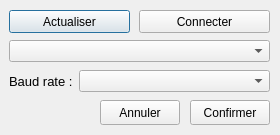
<?xml version="1.0" encoding="UTF-8"?>
<ui version="4.0">
 <class>SetupSerialDialog</class>
 <widget class="QDialog" name="SetupSerialDialog">
  <property name="geometry">
   <rect>
    <x>0</x>
    <y>0</y>
    <width>280</width>
    <height>135</height>
   </rect>
  </property>
  <property name="windowTitle">
   <string>Dialog</string>
  </property>
  <widget class="QComboBox" name="cbListBaudRate">
   <property name="geometry">
    <rect>
     <x>79</x>
     <y>70</y>
     <width>191</width>
     <height>22</height>
    </rect>
   </property>
   <property name="palette">
    <palette>
     <active>
      <colorrole role="WindowText">
       <brush brushstyle="SolidPattern">
        <color alpha="255">
         <red>0</red>
         <green>0</green>
         <blue>0</blue>
        </color>
       </brush>
      </colorrole>
     </active>
     <inactive>
      <colorrole role="WindowText">
       <brush brushstyle="SolidPattern">
        <color alpha="255">
         <red>0</red>
         <green>0</green>
         <blue>0</blue>
        </color>
       </brush>
      </colorrole>
     </inactive>
     <disabled>
      <colorrole role="WindowText">
       <brush brushstyle="SolidPattern">
        <color alpha="255">
         <red>120</red>
         <green>120</green>
         <blue>120</blue>
        </color>
       </brush>
      </colorrole>
     </disabled>
    </palette>
   </property>
  </widget>
  <widget class="QComboBox" name="cbListPortSerie">
   <property name="geometry">
    <rect>
     <x>9</x>
     <y>40</y>
     <width>261</width>
     <height>22</height>
    </rect>
   </property>
   <property name="palette">
    <palette>
     <active>
      <colorrole role="WindowText">
       <brush brushstyle="SolidPattern">
        <color alpha="255">
         <red>0</red>
         <green>0</green>
         <blue>0</blue>
        </color>
       </brush>
      </colorrole>
     </active>
     <inactive>
      <colorrole role="WindowText">
       <brush brushstyle="SolidPattern">
        <color alpha="255">
         <red>0</red>
         <green>0</green>
         <blue>0</blue>
        </color>
       </brush>
      </colorrole>
     </inactive>
     <disabled>
      <colorrole role="WindowText">
       <brush brushstyle="SolidPattern">
        <color alpha="255">
         <red>120</red>
         <green>120</green>
         <blue>120</blue>
        </color>
       </brush>
      </colorrole>
     </disabled>
    </palette>
   </property>
  </widget>
  <widget class="QPushButton" name="btActualiser">
   <property name="geometry">
    <rect>
     <x>9</x>
     <y>10</y>
     <width>121</width>
     <height>23</height>
    </rect>
   </property>
   <property name="palette">
    <palette>
     <active>
      <colorrole role="WindowText">
       <brush brushstyle="SolidPattern">
        <color alpha="255">
         <red>0</red>
         <green>0</green>
         <blue>0</blue>
        </color>
       </brush>
      </colorrole>
     </active>
     <inactive>
      <colorrole role="WindowText">
       <brush brushstyle="SolidPattern">
        <color alpha="255">
         <red>0</red>
         <green>0</green>
         <blue>0</blue>
        </color>
       </brush>
      </colorrole>
     </inactive>
     <disabled>
      <colorrole role="WindowText">
       <brush brushstyle="SolidPattern">
        <color alpha="255">
         <red>120</red>
         <green>120</green>
         <blue>120</blue>
        </color>
       </brush>
      </colorrole>
     </disabled>
    </palette>
   </property>
   <property name="text">
    <string>Actualiser</string>
   </property>
  </widget>
  <widget class="QPushButton" name="btConnexion">
   <property name="geometry">
    <rect>
     <x>139</x>
     <y>10</y>
     <width>131</width>
     <height>23</height>
    </rect>
   </property>
   <property name="palette">
    <palette>
     <active>
      <colorrole role="WindowText">
       <brush brushstyle="SolidPattern">
        <color alpha="255">
         <red>0</red>
         <green>0</green>
         <blue>0</blue>
        </color>
       </brush>
      </colorrole>
     </active>
     <inactive>
      <colorrole role="WindowText">
       <brush brushstyle="SolidPattern">
        <color alpha="255">
         <red>0</red>
         <green>0</green>
         <blue>0</blue>
        </color>
       </brush>
      </colorrole>
     </inactive>
     <disabled>
      <colorrole role="WindowText">
       <brush brushstyle="SolidPattern">
        <color alpha="255">
         <red>120</red>
         <green>120</green>
         <blue>120</blue>
        </color>
       </brush>
      </colorrole>
     </disabled>
    </palette>
   </property>
   <property name="text">
    <string>Connecter</string>
   </property>
  </widget>
  <widget class="QLabel" name="lbBaudRate">
   <property name="geometry">
    <rect>
     <x>9</x>
     <y>73</y>
     <width>71</width>
     <height>16</height>
    </rect>
   </property>
   <property name="font">
    <font>
     <pointsize>10</pointsize>
    </font>
   </property>
   <property name="text">
    <string>Baud rate :</string>
   </property>
  </widget>
  <widget class="QPushButton" name="btAnnuler">
   <property name="geometry">
    <rect>
     <x>100</x>
     <y>100</y>
     <width>80</width>
     <height>25</height>
    </rect>
   </property>
   <property name="text">
    <string>Annuler</string>
   </property>
  </widget>
  <widget class="QPushButton" name="btOk">
   <property name="geometry">
    <rect>
     <x>190</x>
     <y>100</y>
     <width>80</width>
     <height>25</height>
    </rect>
   </property>
   <property name="text">
    <string>Confirmer</string>
   </property>
  </widget>
 </widget>
 <resources/>
 <connections/>
</ui>
